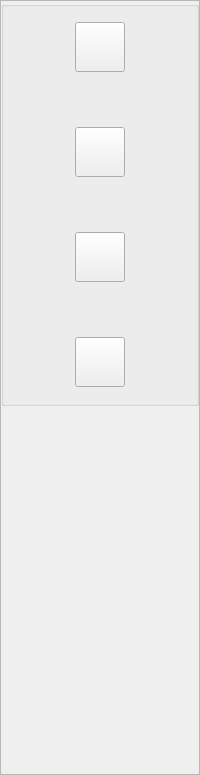
     <widget class="QFrame" name="frame_2">
      <property name="sizePolicy">
       <sizepolicy hsizetype="Fixed" vsizetype="Expanding">
        <horstretch>0</horstretch>
        <verstretch>1</verstretch>
       </sizepolicy>
      </property>
      <property name="minimumSize">
       <size>
        <width>100</width>
        <height>760</height>
       </size>
      </property>
      <property name="styleSheet">
       <string notr="true"/>
      </property>
      <property name="frameShape">
       <enum>QFrame::StyledPanel</enum>
      </property>
      <property name="frameShadow">
       <enum>QFrame::Raised</enum>
      </property>
      <layout class="QVBoxLayout" name="verticalLayout_2">
       <property name="spacing">
        <number>0</number>
       </property>
       <property name="leftMargin">
        <number>0</number>
       </property>
       <property name="topMargin">
        <number>0</number>
       </property>
       <property name="rightMargin">
        <number>0</number>
       </property>
       <property name="bottomMargin">
        <number>0</number>
       </property>
       <item>
        <widget class="QGroupBox" name="groupBox">
         <property name="minimumSize">
          <size>
           <width>80</width>
           <height>405</height>
          </size>
         </property>
         <property name="styleSheet">
          <string notr="true"/>
         </property>
         <property name="title">
          <string/>
         </property>
         <layout class="QVBoxLayout" name="verticalLayout_8">
          <property name="spacing">
           <number>0</number>
          </property>
          <property name="leftMargin">
           <number>0</number>
          </property>
          <property name="topMargin">
           <number>0</number>
          </property>
          <property name="rightMargin">
           <number>0</number>
          </property>
          <property name="bottomMargin">
           <number>0</number>
          </property>
          <item alignment="Qt::AlignHCenter">
           <widget class="QPushButton" name="mainMnuBtn">
            <property name="sizePolicy">
             <sizepolicy hsizetype="Fixed" vsizetype="Fixed">
              <horstretch>0</horstretch>
              <verstretch>0</verstretch>
             </sizepolicy>
            </property>
            <property name="minimumSize">
             <size>
              <width>50</width>
              <height>50</height>
             </size>
            </property>
            <property name="maximumSize">
             <size>
              <width>50</width>
              <height>50</height>
             </size>
            </property>
            <property name="focusPolicy">
             <enum>Qt::ClickFocus</enum>
            </property>
            <property name="text">
             <string/>
            </property>
            <property name="icon">
             <iconset resource="iconResource.qrc">
              <normaloff>:/icons/resource/Breeze KDE-Story-Dark/apps/24/homerun.svg</normaloff>:/icons/resource/Breeze KDE-Story-Dark/apps/24/homerun.svg</iconset>
            </property>
            <property name="iconSize">
             <size>
              <width>50</width>
              <height>50</height>
             </size>
            </property>
            <property name="checkable">
             <bool>true</bool>
            </property>
            <property name="autoExclusive">
             <bool>true</bool>
            </property>
            <property name="flat">
             <bool>false</bool>
            </property>
            <attribute name="buttonGroup">
             <string notr="true">buttonGroup</string>
            </attribute>
           </widget>
          </item>
          <item>
           <spacer name="verticalSpacer_6">
            <property name="orientation">
             <enum>Qt::Vertical</enum>
            </property>
            <property name="sizeType">
             <enum>QSizePolicy::Maximum</enum>
            </property>
            <property name="sizeHint" stdset="0">
             <size>
              <width>20</width>
              <height>40</height>
             </size>
            </property>
           </spacer>
          </item>
          <item alignment="Qt::AlignHCenter">
           <widget class="QPushButton" name="cameraBtn">
            <property name="sizePolicy">
             <sizepolicy hsizetype="Fixed" vsizetype="Fixed">
              <horstretch>0</horstretch>
              <verstretch>0</verstretch>
             </sizepolicy>
            </property>
            <property name="minimumSize">
             <size>
              <width>50</width>
              <height>50</height>
             </size>
            </property>
            <property name="maximumSize">
             <size>
              <width>50</width>
              <height>50</height>
             </size>
            </property>
            <property name="focusPolicy">
             <enum>Qt::ClickFocus</enum>
            </property>
            <property name="text">
             <string/>
            </property>
            <property name="icon">
             <iconset resource="iconResource.qrc">
              <normaloff>:/icons/resource/Breeze KDE-Story-Dark/devices/22/camera-photo.svg</normaloff>:/icons/resource/Breeze KDE-Story-Dark/devices/22/camera-photo.svg</iconset>
            </property>
            <property name="iconSize">
             <size>
              <width>50</width>
              <height>50</height>
             </size>
            </property>
            <property name="checkable">
             <bool>true</bool>
            </property>
            <property name="autoExclusive">
             <bool>true</bool>
            </property>
            <property name="flat">
             <bool>false</bool>
            </property>
            <attribute name="buttonGroup">
             <string notr="true">buttonGroup</string>
            </attribute>
           </widget>
          </item>
          <item>
           <spacer name="verticalSpacer_5">
            <property name="orientation">
             <enum>Qt::Vertical</enum>
            </property>
            <property name="sizeType">
             <enum>QSizePolicy::Maximum</enum>
            </property>
            <property name="sizeHint" stdset="0">
             <size>
              <width>20</width>
              <height>40</height>
             </size>
            </property>
           </spacer>
          </item>
          <item alignment="Qt::AlignHCenter">
           <widget class="QPushButton" name="settingBtn">
            <property name="sizePolicy">
             <sizepolicy hsizetype="Fixed" vsizetype="Fixed">
              <horstretch>0</horstretch>
              <verstretch>0</verstretch>
             </sizepolicy>
            </property>
            <property name="minimumSize">
             <size>
              <width>50</width>
              <height>50</height>
             </size>
            </property>
            <property name="maximumSize">
             <size>
              <width>50</width>
              <height>50</height>
             </size>
            </property>
            <property name="focusPolicy">
             <enum>Qt::ClickFocus</enum>
            </property>
            <property name="styleSheet">
             <string notr="true"/>
            </property>
            <property name="text">
             <string/>
            </property>
            <property name="icon">
             <iconset resource="iconResource.qrc">
              <normaloff>:/icons/resource/Breeze KDE-Story-Dark/actions/22/settings-configure.svg</normaloff>:/icons/resource/Breeze KDE-Story-Dark/actions/22/settings-configure.svg</iconset>
            </property>
            <property name="iconSize">
             <size>
              <width>50</width>
              <height>50</height>
             </size>
            </property>
            <property name="checkable">
             <bool>true</bool>
            </property>
            <property name="autoExclusive">
             <bool>true</bool>
            </property>
            <property name="autoDefault">
             <bool>false</bool>
            </property>
            <property name="default">
             <bool>false</bool>
            </property>
            <property name="flat">
             <bool>false</bool>
            </property>
            <attribute name="buttonGroup">
             <string notr="true">buttonGroup</string>
            </attribute>
           </widget>
          </item>
          <item>
           <spacer name="verticalSpacer_4">
            <property name="orientation">
             <enum>Qt::Vertical</enum>
            </property>
            <property name="sizeType">
             <enum>QSizePolicy::Maximum</enum>
            </property>
            <property name="sizeHint" stdset="0">
             <size>
              <width>20</width>
              <height>40</height>
             </size>
            </property>
           </spacer>
          </item>
          <item alignment="Qt::AlignHCenter">
           <widget class="QPushButton" name="profileBtn">
            <property name="sizePolicy">
             <sizepolicy hsizetype="Fixed" vsizetype="Fixed">
              <horstretch>0</horstretch>
              <verstretch>0</verstretch>
             </sizepolicy>
            </property>
            <property name="minimumSize">
             <size>
              <width>50</width>
              <height>50</height>
             </size>
            </property>
            <property name="maximumSize">
             <size>
              <width>50</width>
              <height>50</height>
             </size>
            </property>
            <property name="focusPolicy">
             <enum>Qt::NoFocus</enum>
            </property>
            <property name="text">
             <string/>
            </property>
            <property name="icon">
             <iconset resource="iconResource.qrc">
              <normaloff>:/icons/resource/Breeze KDE-Story-Dark/actions/16/amarok_artist.svg</normaloff>:/icons/resource/Breeze KDE-Story-Dark/actions/16/amarok_artist.svg</iconset>
            </property>
            <property name="iconSize">
             <size>
              <width>50</width>
              <height>50</height>
             </size>
            </property>
            <property name="checkable">
             <bool>true</bool>
            </property>
            <property name="autoExclusive">
             <bool>true</bool>
            </property>
            <property name="flat">
             <bool>false</bool>
            </property>
            <attribute name="buttonGroup">
             <string notr="true">buttonGroup</string>
            </attribute>
           </widget>
          </item>
         </layout>
        </widget>
       </item>
       <item>
        <spacer name="verticalSpacer_3">
         <property name="orientation">
          <enum>Qt::Vertical</enum>
         </property>
         <property name="sizeType">
          <enum>QSizePolicy::Preferred</enum>
         </property>
         <property name="sizeHint" stdset="0">
          <size>
           <width>20</width>
           <height>318</height>
          </size>
         </property>
        </spacer>
       </item>
       <item alignment="Qt::AlignHCenter">
        <widget class="QPushButton" name="pushButton_3">
         <property name="sizePolicy">
          <sizepolicy hsizetype="Fixed" vsizetype="Fixed">
           <horstretch>0</horstretch>
           <verstretch>0</verstretch>
          </sizepolicy>
         </property>
         <property name="minimumSize">
          <size>
           <width>50</width>
           <height>50</height>
          </size>
         </property>
         <property name="text">
          <string/>
         </property>
         <property name="icon">
          <iconset resource="iconResource.qrc">
           <normaloff>:/icons/resource/Breeze KDE-Story-Dark/actions/24/window-close.svg</normaloff>:/icons/resource/Breeze KDE-Story-Dark/actions/24/window-close.svg</iconset>
         </property>
         <property name="iconSize">
          <size>
           <width>50</width>
           <height>50</height>
          </size>
         </property>
         <property name="checkable">
          <bool>true</bool>
         </property>
         <property name="autoExclusive">
          <bool>true</bool>
         </property>
         <property name="flat">
          <bool>true</bool>
         </property>
         <attribute name="buttonGroup">
          <string notr="true">buttonGroup</string>
         </attribute>
        </widget>
       </item>
      </layout>
     </widget>
